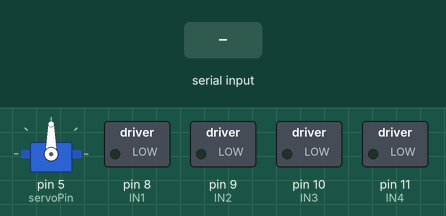
Recording of a sketch running on a simulated Arduino Uno, built with avr-gcc and run on an emulated ATmega328P. Parts: servo, switched loads named in the sketch (green lamp = pin HIGH). The inputs (shaded band) are chosen by the test bench. What the sketch prints to the serial monitor is not drawn.

Above: at 1.2 s.
1.3 s: "90,45,200\n" received over Serial
At 1.53 s:
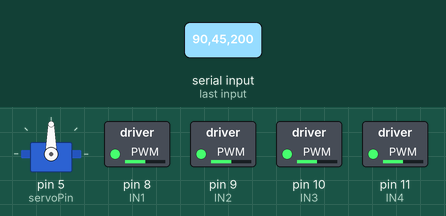
At 2.5 s:
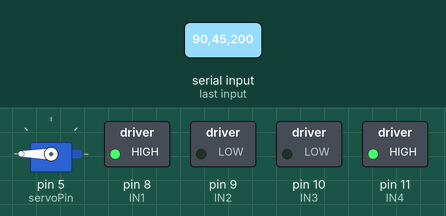
3.2 s: ",\n" received over the second serial link
4.8 s: "90,45,200\n" received over the second serial link
6.3 s: "90,45,200,10\n" received over the second serial link
Timing chart, 0 to 8.8 s (numbered marks = the images above; inputs shaded):
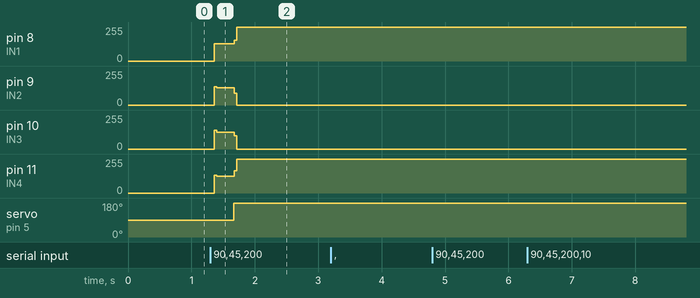

The sketch:

sketch_may20b.ino
```cpp
int IN1=8; //Connect on Arduino, Pin 8
int IN2=9; //Connect on Arduino, Pin 9
int IN3=10; //Connect on Arduino, Pin 10
int IN4=11; //Connect on Arduino, Pin 11
int servoPin = 5; //Connect on Arduino, servo motor pin num 5

int txPin = 13;
int rxPin = 12;
#include <Servo.h>
#include <SoftwareSerial.h>

Servo servo;
SoftwareSerial ultraSonicSensor(rxPin, txPin); // RX, TX
int pos = 0;

String inString = "";
const int numberOfPieces = 4;
String pieces[numberOfPieces];
int counter = 0;
int lastIndex = 0;

void step1(){
  digitalWrite(IN1,HIGH);
     digitalWrite(IN2,HIGH);
     digitalWrite(IN3,LOW);
     digitalWrite(IN4,LOW);
     delay(2);
}

void step2(){
  digitalWrite(IN1,LOW);
     digitalWrite(IN2,HIGH);
     digitalWrite(IN3,HIGH);
     digitalWrite(IN4,LOW);
     delay(2);
}

void step3(){
  digitalWrite(IN1,LOW);
     digitalWrite(IN2,LOW);
     digitalWrite(IN3,HIGH);
     digitalWrite(IN4,HIGH);
     delay(2);
}

void step4(){
  digitalWrite(IN1,HIGH);
     digitalWrite(IN2,LOW);
     digitalWrite(IN3,LOW);
     digitalWrite(IN4,HIGH);
     delay(2);
}
void step5(){
  digitalWrite(IN1,HIGH);
     digitalWrite(IN2,LOW);
     digitalWrite(IN3,LOW);
     digitalWrite(IN4,HIGH);
     delay(2);
}
void step6(){
  digitalWrite(IN1,LOW);
     digitalWrite(IN2,LOW);
     digitalWrite(IN3,HIGH);
     digitalWrite(IN4,HIGH);
     delay(2);
}
void step7(){
  digitalWrite(IN1,LOW);
     digitalWrite(IN2,LOW);
     digitalWrite(IN3,LOW);
     digitalWrite(IN4,HIGH);
     delay(2);
}

void step8(){
  digitalWrite(IN1,HIGH);
     digitalWrite(IN2,LOW);
     digitalWrite(IN3,LOW);
     digitalWrite(IN4,HIGH);
     delay(2);
}

void sleep(){
  digitalWrite(IN1,LOW);
     digitalWrite(IN2,LOW);
     digitalWrite(IN3,LOW);
     digitalWrite(IN4,LOW);
     delay(2);
}

void clockwiserotate()
{
     step1();
     step2();
     step3();
     step4();
}

void counterclockwiserotate()
{
     step1();
     step4();
     step3();
     step2();
}

void setup() {
 pinMode(IN1,OUTPUT);
 pinMode(IN2,OUTPUT);
 pinMode(IN3,OUTPUT);
 pinMode(IN4,OUTPUT);
 servo.attach(servoPin);
 Serial.begin(38400);
 ultraSonicSensor.begin(38400);

}

void loop(){
  /*
  if (ultraSonicSensor.available()) {
    Serial.write(ultraSonicSensor.read());
  }
  if (Serial.available()) {
    ultraSonicSensor.write(Serial.read());
  }
  */

/*
  //separate mode
  if (Serial.available())
  {
    int modeChar = Serial.read();

    //set mode
    if(modeChar==0){

    }
  }
*/

   while (Serial.available() > 0) {
    int inChar = Serial.read();
    inString += (char)inChar;

    if (inChar == '\n') {
      for (int i = 0; i < inString.length(); i++) {
        if (inString.substring(i, i+1) == ",") {
          pieces[counter] = inString.substring(lastIndex, i);
          lastIndex = i + 1;
          counter++;
        }

        if (i == inString.length() - 1) {
          pieces[counter] = inString.substring(lastIndex);
        }
      }
      counter = 0;
      lastIndex = 0;

      //set step
      if(pieces[0].toInt()){
          for (int i=0;i<pieces[1].toInt();i++){
          clockwiserotate();
        }
      }
      else{
        for (int i=0;i<pieces[1].toInt();i++){
          counterclockwiserotate();
        }
      }

      //set servo
      servo.write(pieces[2].toInt());

      //get dist from ultra sonic sensor
      for(int i=0;i<pieces[4].toInt();i++){
        ultraSonicSensor.print(pieces[3]);
        delay(1);
        String tempStr = "";
        unsigned long time = millis();

        while(true){
          int tempChar;
          if(ultraSonicSensor.available())
          {
            tempChar = ultraSonicSensor.read();
          tempStr += (char)tempChar;
          /*
          if(tempChar==3){
            break;
          }
          */
          }
          if((millis()-time)>100){
            break;
          }
        }
        Serial.println(tempStr);
      }
      //Serial.println("#EOM");
      inString = "";
    }
   }

  /*
  for (pos = 0; pos <= 180; pos += 1) { // goes from 0 degrees to 180 degrees
    // in steps of 1 degree
    servo.write(pos);              // tell servo to go to position in variable 'pos'
    delay(15);                       // waits 15ms for the servo to reach the position
  }
  for (pos = 180; pos >= 0; pos -= 1) { // goes from 180 degrees to 0 degrees
    servo.write(pos);              // tell servo to go to position in variable 'pos'
    delay(15);                       // waits 15ms for the servo to reach the position
  }
  delay(1000);
  for(int i=0;i<100;i++){
    clockwiserotate();
  }
  //clockwiserotate();
  delay(100);
  */
}
```

Measured:
- after the input at 1.3 s, pin 8 (IN1): 0/255 → 129/255 after 0.06 s, → 255/255 0.32 s later; pin 9 (IN2): 0/255 → 129/255 after 0.06 s, → 0/255 0.32 s later; pin 10 (IN3): 0/255 → 126/255 after 0.06 s, → 0/255 0.32 s later; pin 11 (IN4): 0/255 → 126/255 after 0.06 s, → 255/255 0.32 s later; servo on pin 5 (servoPin): 90° → 180° after 0.37 s
- after the input at 3.2 s, every drawn part: stays the same
- after the input at 4.8 s, every drawn part: stays the same
- after the input at 6.3 s, every drawn part: stays the same
